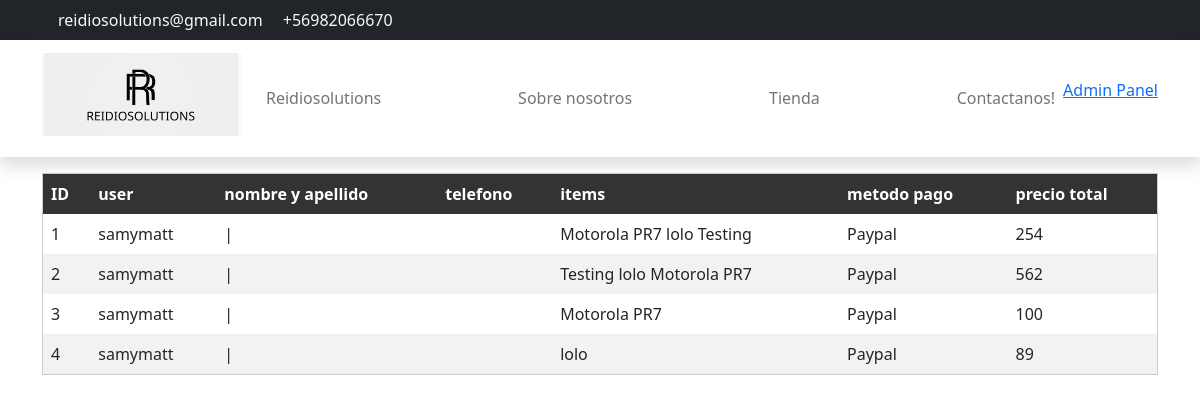
Before: /users/AdminOrderList/ (signed in) with the older database file.
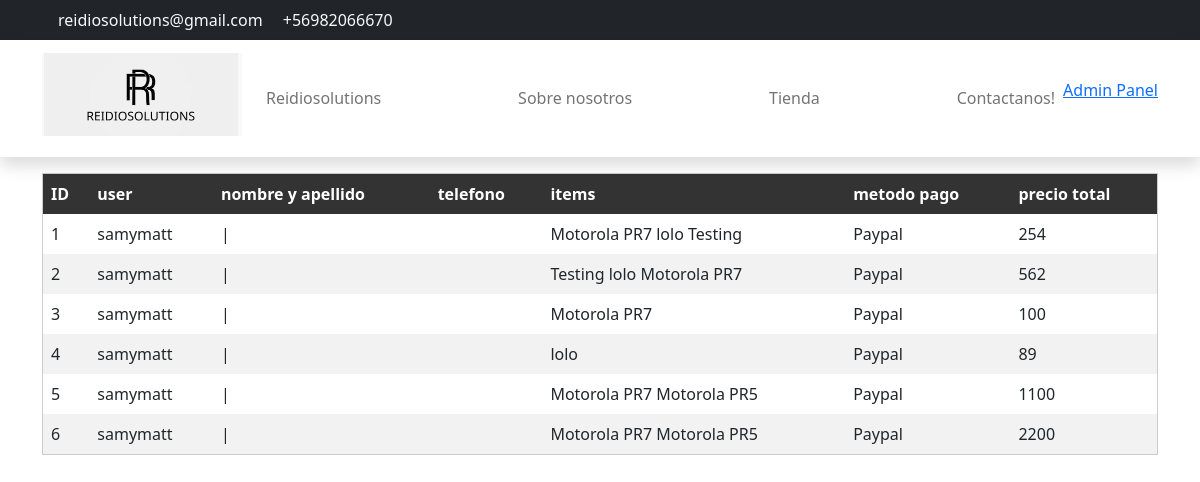
After: the same page with the newer database file.
### orders/models.py (models this page shows)
class Orders(models.Model):
    OrderID = models.AutoField(verbose_name='OrderID', primary_key=True)
    User =models.ForeignKey(settings.AUTH_USER_MODEL, to_field='UserID', on_delete=models.CASCADE)
    User_email = models.EmailField(verbose_name='User_email', max_length=60, null=True)
    User_region = models.CharField(verbose_name='Region_de_compra', max_length=70, null=True)
    Direccion = models.CharField(verbose_name='Direccion', max_length=60)
    MetodoPago = models.CharField(verbose_name='MetodoPago', default='PayPal', max_length=30)
    Items = models.ManyToManyField(CartItems)
    PrecioTotal = models.IntegerField(verbose_name="Precio Compra")
    FechaCompra = models.DateTimeField(verbose_name="Fecha de compra", auto_now_add=True)

### users/models.py (models this page shows, shortened)
class Usuario(AbstractBaseUser, PermissionsMixin):
    ROL = (
        ('ADMINISTRADOR', 'Admin'),
        ('VENDEDOR', 'Seller'),
        ('CLIENTE', 'Cliente'),
    )
    UserID = models.AutoField(verbose_name='UserID', primary_key=True)
    email = models.EmailField(verbose_name='Email', max_length=60, unique=True)
    username = models.CharField(verbose_name='username', max_length=30, unique=True)
    userType = models.CharField(verbose_name='Tipo de usuario', max_length=25, choices=ROL, default='CLIENTE')
    is_active= models.BooleanField(default=False)
    is_staff=models.BooleanField(default=False)
    creado= models.DateTimeField(auto_now_add=True)
    actualizado = models.DateTimeField(auto_now=True)
    objects = ManejoDeCuentas()
    USERNAME_FIELD = 'email' # Toma el rol de nombre de usuario
    REQUIRED_FIELDS = ["username"] # Campos requeridos
    class Meta:
        verbose_name = "Cuentas"
        verbose_name_plural = "Cuentas"
    def __str__(self):
        return self.username

### cart/models.py (models this page shows, shortened)
class CartItems(models.Model):
    CartItemsID = models.AutoField(primary_key=True, verbose_name='XID')
    Cart = models.ForeignKey(
        Carrito,
        to_field='CartID',
        related_name='Carrito',
        on_delete=models.CASCADE
    )
    Item = models.ForeignKey(
        Producto,
        to_field='ProductID',
        related_name='Items',
        on_delete= models.CASCADE,
    )
    Cantidad = models.PositiveIntegerField(validators=[MinValueValidator(1)], default=1)
    fechaAgregado = models.DateTimeField(auto_now_add=True)

### Core/models.py (models this page shows, shortened)
class Producto(models.Model):
    TipoProd= [
        ("RADIO MOVIL","Movil"),
        ("RADIO PORTATIL","Portatil"),
        ("RADIO APX","APX")
    ]
    CodigosProd= [
        ("PR7","R7"),
        ("PR2","R2"),
        ("PR5","DEP550"),
        ('PR3', 'EP350'),
        ('M8e', '8500e'),
        ('M5e', '5000e'),
        ('M8', 'DGM8000'),
        ('M5', 'DEM500'),
        ('APX0', 'APX'),
        ('APX2', 'APX'),
        ('APX1', 'APX'),
    ]
    ProductID = models.AutoField(primary_key=True, verbose_name='ProductID')
    Creado_por = models.ForeignKey(
        settings.AUTH_USER_MODEL,
        on_delete=models.CASCADE,
    )
    Nombre = models.CharField(verbose_name="Nombre del producto", max_length=60)
    Cantidad = models.SmallIntegerField(verbose_name="Cantidad de producto", validators=[MinValueValidator(1)])
    Codigos= models.ForeignKey(
        CodigosProductos,
        to_field='ProductoCodigo',
        related_name='ProductCodigo',
        on_delete=models.CASCADE,
    )
    Tipo = models.ForeignKey(
        TipoProductos,
        to_field='TipoProducto',
        related_name='ProductTipo',
        on_delete=models.CASCADE,
    )
    Marca = models.CharField(verbose_name="Marca del producto", max_length=60)
    Imagen = models.ImageField(null=True, blank=True, upload_to="imagenes/")
    pdf_file = models.FileField(
        upload_to='productos/excel/', null=True, blank=True,
        verbose_name="Archivo Excel"
    )
    Precio = models.FloatField(verbose_name='Precio', null=False)
    Creado_el = models.DateTimeField(verbose_name='Fecha de creacion', auto_now_add=True)
    Modificado_el = models.DateTimeField(verbose_name='Fecha de Modificacion', auto_now_add=True)

### users/views.py (the view)
# urls.py: path('AdminOrderList/', views.ver_orders, name='AdminOrderList'),
def ver_orders(request):
    orders = Orders.objects.prefetch_related('Items__Item').all()
    contexto = {
        'Object': orders,
    }
    return render(request, 'administrador/ordersAdmin.html', contexto)

### users/templates/administrador/ordersAdmin.html (shortened to what this page needs)
{%load static%}
<!DOCTYPE html>
<html lang="en">
<head>
  <link rel="stylesheet" href="{% static 'style.css'%}">
  <link href="https://cdn.jsdelivr.net/npm/bootstrap@5.0.2/dist/css/bootstrap.min.css" rel="stylesheet"
>
</head>
<body>
  <nav class="navbar navbar-expand-lg bg-dark navbar-light d-none d-lg-block" id="templatemo_nav_top">
    <div class="container text-light">
      <div class="w-100 d-flex justify-content-between">
        <div>
          <a class="navbar-sm-brand text-light text-decoration-none"
            href="mailto:info@company.com">reidiosolutions@gmail.com</a>
          <a class="navbar-sm-brand text-light text-decoration-none" href="tel:010-020-0340">+56982066670</a>
        </div>
        <div>
          <a class="text-light" href="https://www.facebook.com/people/ReidioSolutions/61553508162290/" target="_blank"
            rel="sponsored"></a>
          <a class="text-light" href="https://www.instagram.com/reidiosolutions/" target="_blank"></a>
          <a class="text-light" href="https://twitter.com/reidiosolutions" target="_blank"></a>
        </div>
      </div>
    </div>
  </nav>
  <nav class="navbar navbar-expand-lg navbar-light shadow">
    <div class="container d-flex justify-content-between align-items-center">
      <a class="navbar-brand text-success logo h1 align-self-center" href="{% url 'home'%}">
        <img src="/static/img/reidiosolutionszz.jpg" alt="Reidiosolutions" style="width: 200px; height: auto; ">
      </a>
      <div class="align-self-center collapse navbar-collapse flex-fill  d-lg-flex justify-content-lg-between"
        id="templatemo_main_nav">
        <div class="flex-fill">
          <ul class="nav navbar-nav d-flex justify-content-between mx-lg-auto">
            <li class="nav-item">
              <a class="nav-link" href="{% url 'home'%}">Reidiosolutions</a>
            </li>
            <li class="nav-item">
              <a class="nav-link" href="{% url 'aboutus' %}">Sobre nosotros</a>
            </li>
            <li class="nav-item">
              <a class="nav-link" href="{% url 'Catalogo'%}">Tienda</a>
            </li>
            <li class="nav-item">
              <a class="nav-link" href="{%url 'contact'%}">Contactanos!</a>
            </li>
          </ul>
        </div>
        <div class="navbar align-self-center d-flex">
          {% if user.userType == 'ADMINISTRADOR' %}
          <p><a href="{% url 'AdminPanel' %}">Admin Panel</a></p>
          {%endif%}
        </div>
      </div>
    </div>
  </nav>
  <div class="container mt-3">
    {% if user.is_authenticated %}
    {% if user.userType == 'ADMINISTRADOR' %}
    <table>
      <thead>
        <tr>
          <th>ID</th>
          <th>user</th>
          <th>nombre y apellido</th>
          <th>telefono</th>
          <th>items</th>
          <th>metodo pago</th>
          <th>precio total</th>
        </tr>
      </thead>
      <tbody>
        {% for A in Object %}
        <tr>
          <td>{{ A.OrderID }}</td>
          <td>{{ A.User }}</td>
          <td>{{ A.Nombre }}|{{ A.Apellido }}</td>
          <td>{{A.Telefono}}</td>
          <td>
            {% for item in A.Items.all %}
            {{ item.Item.Nombre }}
            {% endfor %}
          </td>
          <td>{{ A.MetodoPago }}</td>
          <td>{{A.PrecioTotal}}</td>
        </tr>
        {% endfor %}
      </tbody>
    </table>
    {%else%}
    <h1>Usted no esta permitido aqui</h1>
    {% endif %}
    {%else%}
    <h1>Usted no esta permitido aqui</h1>
    {% endif %}
  </div>
</body>
</html>

### static/style.css (style rules this page uses)
table { width: 100%; border-collapse: collapse; border: 1px solid #ccc; }
th, td { padding: 8px; text-align: left; }
th { background-color: #333; color: #fff; }
tr:nth-child(even) { background-color: #f2f2f2; }
a { text-decoration: none; color: #007BFF; }

Changed rows visible on the page:
added Orders: OrderID "5", User "samymatt", MetodoPago "Paypal", PrecioTotal "1100"
now on this page (row edited): CartItems: Item.Nombre "Motorola PR7", shown under "5"
now on this page (row edited): CartItems: Item.Nombre "Motorola PR5", shown under "5"
added Orders: OrderID "6", User "samymatt", MetodoPago "Paypal", PrecioTotal "2200"
added CartItems: Item.Nombre "Motorola PR7", shown under "6"
added CartItems: Item.Nombre "Motorola PR5", shown under "6"
